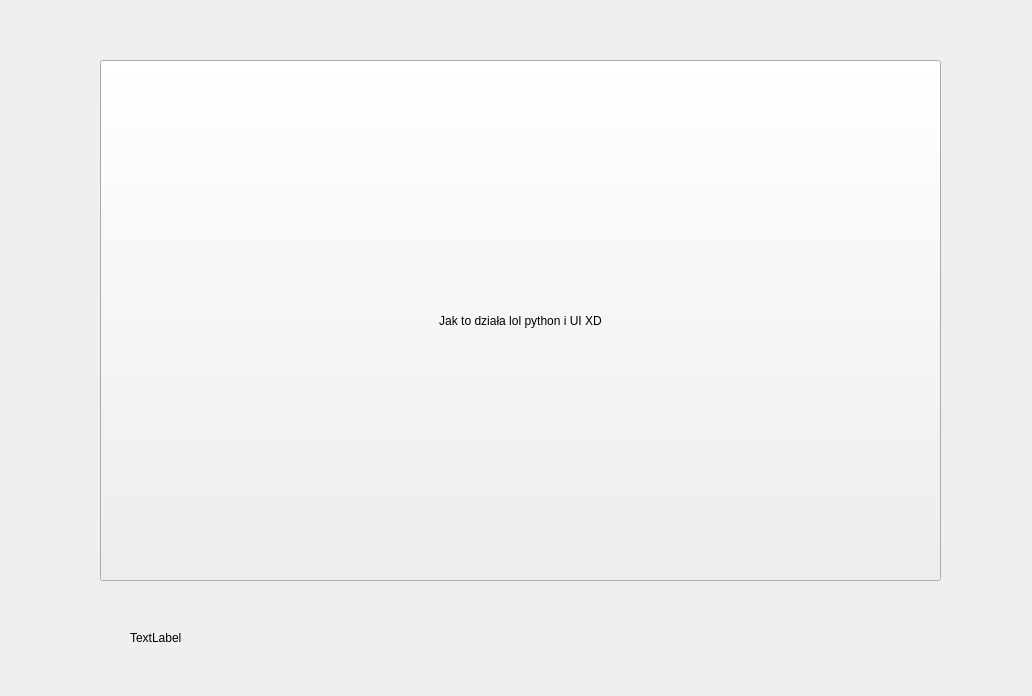
<?xml version="1.0" encoding="UTF-8"?>
<ui version="4.0">
 <class>Form</class>
 <widget class="QWidget" name="Form">
  <property name="geometry">
   <rect>
    <x>0</x>
    <y>0</y>
    <width>1032</width>
    <height>696</height>
   </rect>
  </property>
  <property name="windowTitle">
   <string>Form</string>
  </property>
  <widget class="QPushButton" name="pushButton">
   <property name="geometry">
    <rect>
     <x>100</x>
     <y>60</y>
     <width>841</width>
     <height>521</height>
    </rect>
   </property>
   <property name="text">
    <string>Jak to działa lol python i UI XD</string>
   </property>
  </widget>
  <widget class="QLabel" name="label">
   <property name="geometry">
    <rect>
     <x>130</x>
     <y>602</y>
     <width>821</width>
     <height>71</height>
    </rect>
   </property>
   <property name="text">
    <string>TextLabel</string>
   </property>
  </widget>
 </widget>
 <resources/>
 <connections>
  <connection>
   <sender>pushButton</sender>
   <signal>clicked()</signal>
   <receiver>pushButton</receiver>
   <slot>click()</slot>
   <hints>
    <hint type="sourcelabel">
     <x>741</x>
     <y>309</y>
    </hint>
    <hint type="destinationlabel">
     <x>735</x>
     <y>521</y>
    </hint>
   </hints>
  </connection>
 </connections>
</ui>
